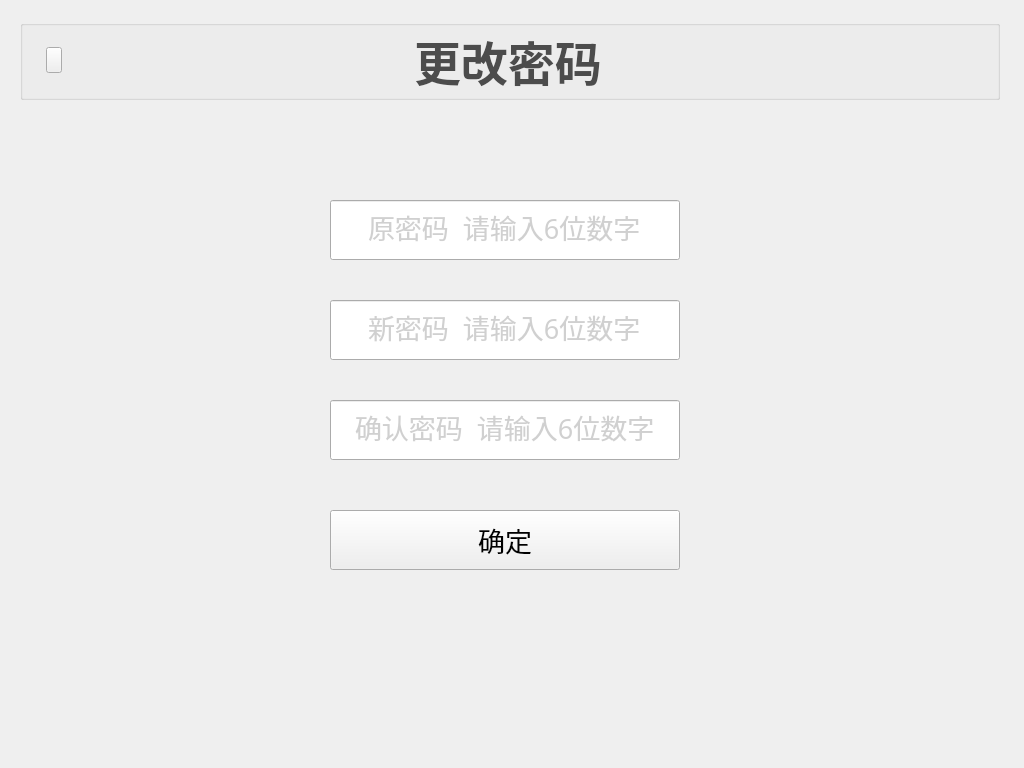
<?xml version="1.0" encoding="UTF-8"?>
<ui version="4.0">
 <class>ChangePasswdW</class>
 <widget class="QDialog" name="ChangePasswdW">
  <property name="geometry">
   <rect>
    <x>0</x>
    <y>0</y>
    <width>1024</width>
    <height>768</height>
   </rect>
  </property>
  <property name="font">
   <font>
    <family>宋体</family>
    <pointsize>16</pointsize>
   </font>
  </property>
  <property name="focusPolicy">
   <enum>Qt::ClickFocus</enum>
  </property>
  <property name="windowTitle">
   <string>Dialog</string>
  </property>
  <property name="styleSheet">
   <string notr="true">#ChangePasswdW
{
border-image: url(:/new/prefix1/image/changepasswordimag/back_board.png);
}</string>
  </property>
  <widget class="QGroupBox" name="titleGroupBox">
   <property name="geometry">
    <rect>
     <x>20</x>
     <y>20</y>
     <width>980</width>
     <height>80</height>
    </rect>
   </property>
   <property name="styleSheet">
    <string notr="true">#titleGroupBox
{
border-image: url(:/new/prefix1/image/changepasswordimag/back_board1.png);
}</string>
   </property>
   <property name="title">
    <string/>
   </property>
   <property name="flat">
    <bool>false</bool>
   </property>
   <widget class="QPushButton" name="returnLockButton">
    <property name="geometry">
     <rect>
      <x>26</x>
      <y>27</y>
      <width>16</width>
      <height>26</height>
     </rect>
    </property>
    <property name="focusPolicy">
     <enum>Qt::NoFocus</enum>
    </property>
    <property name="styleSheet">
     <string notr="true">border-image: url(:/new/prefix1/image/changepasswordimag/return.png);</string>
    </property>
    <property name="text">
     <string/>
    </property>
   </widget>
   <widget class="QLabel" name="titleLable">
    <property name="geometry">
     <rect>
      <x>394</x>
      <y>11</y>
      <width>191</width>
      <height>58</height>
     </rect>
    </property>
    <property name="font">
     <font>
      <family>宋体</family>
      <pointsize>35</pointsize>
      <weight>75</weight>
      <bold>true</bold>
     </font>
    </property>
    <property name="styleSheet">
     <string notr="true">color: rgb(76, 76, 76);</string>
    </property>
    <property name="frameShape">
     <enum>QFrame::NoFrame</enum>
    </property>
    <property name="frameShadow">
     <enum>QFrame::Plain</enum>
    </property>
    <property name="lineWidth">
     <number>0</number>
    </property>
    <property name="text">
     <string>更改密码</string>
    </property>
   </widget>
  </widget>
  <widget class="QPushButton" name="okButton">
   <property name="geometry">
    <rect>
     <x>330</x>
     <y>510</y>
     <width>350</width>
     <height>60</height>
    </rect>
   </property>
   <property name="font">
    <font>
     <family>宋体</family>
     <pointsize>20</pointsize>
    </font>
   </property>
   <property name="focusPolicy">
    <enum>Qt::NoFocus</enum>
   </property>
   <property name="styleSheet">
    <string notr="true">QPushButton{border-image: url(:/new/prefix1/image/changepasswordimag/ok.png)}
QPushButton:hover{border-image: url(:/new/prefix1/image/changepasswordimag/ok.png)}
QPushButton:pressed{border-image: url(:/new/prefix1/image/changepasswordimag/ok2.png)}</string>
   </property>
   <property name="text">
    <string>确定</string>
   </property>
  </widget>
  <widget class="QLineEdit" name="oldPasswd_lineEdit">
   <property name="geometry">
    <rect>
     <x>330</x>
     <y>200</y>
     <width>350</width>
     <height>60</height>
    </rect>
   </property>
   <property name="font">
    <font>
     <family>宋体</family>
     <pointsize>20</pointsize>
    </font>
   </property>
   <property name="focusPolicy">
    <enum>Qt::ClickFocus</enum>
   </property>
   <property name="styleSheet">
    <string notr="true">border-image: url(:/new/prefix1/image/changepasswordimag/show.png);
color: rgb(208, 208, 208);</string>
   </property>
   <property name="text">
    <string>原密码  请输入6位数字</string>
   </property>
   <property name="echoMode">
    <enum>QLineEdit::Normal</enum>
   </property>
   <property name="alignment">
    <set>Qt::AlignCenter</set>
   </property>
  </widget>
  <widget class="QLineEdit" name="newPasswd_lineEdit">
   <property name="geometry">
    <rect>
     <x>330</x>
     <y>300</y>
     <width>350</width>
     <height>60</height>
    </rect>
   </property>
   <property name="font">
    <font>
     <family>宋体</family>
     <pointsize>20</pointsize>
    </font>
   </property>
   <property name="focusPolicy">
    <enum>Qt::ClickFocus</enum>
   </property>
   <property name="styleSheet">
    <string notr="true">border-image: url(:/new/prefix1/image/changepasswordimag/show.png);
color: rgb(208, 208, 208);</string>
   </property>
   <property name="text">
    <string>新密码  请输入6位数字</string>
   </property>
   <property name="alignment">
    <set>Qt::AlignCenter</set>
   </property>
  </widget>
  <widget class="QLineEdit" name="confirmPasswd_lineEdit">
   <property name="geometry">
    <rect>
     <x>330</x>
     <y>400</y>
     <width>350</width>
     <height>60</height>
    </rect>
   </property>
   <property name="font">
    <font>
     <family>宋体</family>
     <pointsize>20</pointsize>
    </font>
   </property>
   <property name="focusPolicy">
    <enum>Qt::ClickFocus</enum>
   </property>
   <property name="styleSheet">
    <string notr="true">border-image: url(:/new/prefix1/image/changepasswordimag/show.png);
color: rgb(208, 208, 208);</string>
   </property>
   <property name="text">
    <string>确认密码  请输入6位数字</string>
   </property>
   <property name="alignment">
    <set>Qt::AlignCenter</set>
   </property>
  </widget>
 </widget>
 <resources/>
 <connections/>
</ui>
